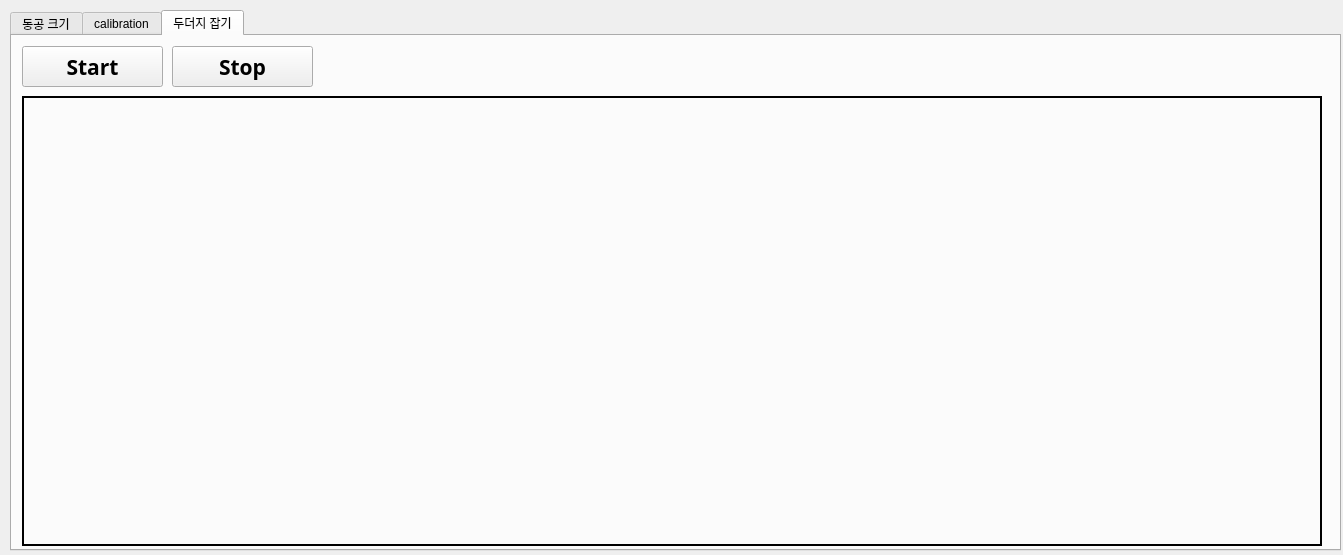
<?xml version="1.0" encoding="UTF-8"?>
<ui version="4.0">
 <class>Dialog</class>
 <widget class="QDialog" name="Dialog">
  <property name="geometry">
   <rect>
    <x>0</x>
    <y>0</y>
    <width>1343</width>
    <height>555</height>
   </rect>
  </property>
  <property name="windowTitle">
   <string>DongleDongle</string>
  </property>
  <widget class="QTabWidget" name="tabWidget">
   <property name="geometry">
    <rect>
     <x>10</x>
     <y>10</y>
     <width>1331</width>
     <height>541</height>
    </rect>
   </property>
   <property name="currentIndex">
    <number>2</number>
   </property>
   <property name="tabsClosable">
    <bool>false</bool>
   </property>
   <property name="movable">
    <bool>false</bool>
   </property>
   <property name="tabBarAutoHide">
    <bool>false</bool>
   </property>
   <widget class="QWidget" name="tab">
    <attribute name="title">
     <string>동공 크기</string>
    </attribute>
    <widget class="QLabel" name="label_1">
     <property name="geometry">
      <rect>
       <x>10</x>
       <y>10</y>
       <width>640</width>
       <height>480</height>
      </rect>
     </property>
     <property name="frameShape">
      <enum>QFrame::WinPanel</enum>
     </property>
     <property name="text">
      <string/>
     </property>
    </widget>
    <widget class="QWidget" name="verticalLayoutWidget">
     <property name="geometry">
      <rect>
       <x>660</x>
       <y>10</y>
       <width>661</width>
       <height>281</height>
      </rect>
     </property>
     <layout class="QVBoxLayout" name="verticalLayout"/>
    </widget>
    <widget class="QLabel" name="label_2">
     <property name="geometry">
      <rect>
       <x>490</x>
       <y>370</y>
       <width>160</width>
       <height>120</height>
      </rect>
     </property>
     <property name="palette">
      <palette>
       <active>
        <colorrole role="WindowText">
         <brush brushstyle="SolidPattern">
          <color alpha="255">
           <red>0</red>
           <green>0</green>
           <blue>0</blue>
          </color>
         </brush>
        </colorrole>
        <colorrole role="Button">
         <brush brushstyle="SolidPattern">
          <color alpha="255">
           <red>255</red>
           <green>255</green>
           <blue>255</blue>
          </color>
         </brush>
        </colorrole>
        <colorrole role="Light">
         <brush brushstyle="SolidPattern">
          <color alpha="255">
           <red>255</red>
           <green>255</green>
           <blue>255</blue>
          </color>
         </brush>
        </colorrole>
        <colorrole role="Midlight">
         <brush brushstyle="SolidPattern">
          <color alpha="255">
           <red>255</red>
           <green>255</green>
           <blue>255</blue>
          </color>
         </brush>
        </colorrole>
        <colorrole role="Dark">
         <brush brushstyle="SolidPattern">
          <color alpha="255">
           <red>127</red>
           <green>127</green>
           <blue>127</blue>
          </color>
         </brush>
        </colorrole>
        <colorrole role="Mid">
         <brush brushstyle="SolidPattern">
          <color alpha="255">
           <red>170</red>
           <green>170</green>
           <blue>170</blue>
          </color>
         </brush>
        </colorrole>
        <colorrole role="Text">
         <brush brushstyle="SolidPattern">
          <color alpha="255">
           <red>0</red>
           <green>0</green>
           <blue>0</blue>
          </color>
         </brush>
        </colorrole>
        <colorrole role="BrightText">
         <brush brushstyle="SolidPattern">
          <color alpha="255">
           <red>255</red>
           <green>255</green>
           <blue>255</blue>
          </color>
         </brush>
        </colorrole>
        <colorrole role="ButtonText">
         <brush brushstyle="SolidPattern">
          <color alpha="255">
           <red>0</red>
           <green>0</green>
           <blue>0</blue>
          </color>
         </brush>
        </colorrole>
        <colorrole role="Base">
         <brush brushstyle="SolidPattern">
          <color alpha="255">
           <red>255</red>
           <green>255</green>
           <blue>255</blue>
          </color>
         </brush>
        </colorrole>
        <colorrole role="Window">
         <brush brushstyle="SolidPattern">
          <color alpha="255">
           <red>255</red>
           <green>255</green>
           <blue>255</blue>
          </color>
         </brush>
        </colorrole>
        <colorrole role="Shadow">
         <brush brushstyle="SolidPattern">
          <color alpha="255">
           <red>0</red>
           <green>0</green>
           <blue>0</blue>
          </color>
         </brush>
        </colorrole>
        <colorrole role="AlternateBase">
         <brush brushstyle="SolidPattern">
          <color alpha="255">
           <red>255</red>
           <green>255</green>
           <blue>255</blue>
          </color>
         </brush>
        </colorrole>
        <colorrole role="ToolTipBase">
         <brush brushstyle="SolidPattern">
          <color alpha="255">
           <red>255</red>
           <green>255</green>
           <blue>220</blue>
          </color>
         </brush>
        </colorrole>
        <colorrole role="ToolTipText">
         <brush brushstyle="SolidPattern">
          <color alpha="255">
           <red>0</red>
           <green>0</green>
           <blue>0</blue>
          </color>
         </brush>
        </colorrole>
       </active>
       <inactive>
        <colorrole role="WindowText">
         <brush brushstyle="SolidPattern">
          <color alpha="255">
           <red>0</red>
           <green>0</green>
           <blue>0</blue>
          </color>
         </brush>
        </colorrole>
        <colorrole role="Button">
         <brush brushstyle="SolidPattern">
          <color alpha="255">
           <red>255</red>
           <green>255</green>
           <blue>255</blue>
          </color>
         </brush>
        </colorrole>
        <colorrole role="Light">
         <brush brushstyle="SolidPattern">
          <color alpha="255">
           <red>255</red>
           <green>255</green>
           <blue>255</blue>
          </color>
         </brush>
        </colorrole>
        <colorrole role="Midlight">
         <brush brushstyle="SolidPattern">
          <color alpha="255">
           <red>255</red>
           <green>255</green>
           <blue>255</blue>
          </color>
         </brush>
        </colorrole>
        <colorrole role="Dark">
         <brush brushstyle="SolidPattern">
          <color alpha="255">
           <red>127</red>
           <green>127</green>
           <blue>127</blue>
          </color>
         </brush>
        </colorrole>
        <colorrole role="Mid">
         <brush brushstyle="SolidPattern">
          <color alpha="255">
           <red>170</red>
           <green>170</green>
           <blue>170</blue>
          </color>
         </brush>
        </colorrole>
        <colorrole role="Text">
         <brush brushstyle="SolidPattern">
          <color alpha="255">
           <red>0</red>
           <green>0</green>
           <blue>0</blue>
          </color>
         </brush>
        </colorrole>
        <colorrole role="BrightText">
         <brush brushstyle="SolidPattern">
          <color alpha="255">
           <red>255</red>
           <green>255</green>
           <blue>255</blue>
          </color>
         </brush>
        </colorrole>
        <colorrole role="ButtonText">
         <brush brushstyle="SolidPattern">
          <color alpha="255">
           <red>0</red>
           <green>0</green>
           <blue>0</blue>
          </color>
         </brush>
        </colorrole>
        <colorrole role="Base">
         <brush brushstyle="SolidPattern">
          <color alpha="255">
           <red>255</red>
           <green>255</green>
           <blue>255</blue>
          </color>
         </brush>
        </colorrole>
        <colorrole role="Window">
         <brush brushstyle="SolidPattern">
          <color alpha="255">
           <red>255</red>
           <green>255</green>
           <blue>255</blue>
          </color>
         </brush>
        </colorrole>
        <colorrole role="Shadow">
         <brush brushstyle="SolidPattern">
          <color alpha="255">
           <red>0</red>
           <green>0</green>
           <blue>0</blue>
          </color>
         </brush>
        </colorrole>
        <colorrole role="AlternateBase">
         <brush brushstyle="SolidPattern">
          <color alpha="255">
           <red>255</red>
           <green>255</green>
           <blue>255</blue>
          </color>
         </brush>
        </colorrole>
        <colorrole role="ToolTipBase">
         <brush brushstyle="SolidPattern">
          <color alpha="255">
           <red>255</red>
           <green>255</green>
           <blue>220</blue>
          </color>
         </brush>
        </colorrole>
        <colorrole role="ToolTipText">
         <brush brushstyle="SolidPattern">
          <color alpha="255">
           <red>0</red>
           <green>0</green>
           <blue>0</blue>
          </color>
         </brush>
        </colorrole>
       </inactive>
       <disabled>
        <colorrole role="WindowText">
         <brush brushstyle="SolidPattern">
          <color alpha="255">
           <red>127</red>
           <green>127</green>
           <blue>127</blue>
          </color>
         </brush>
        </colorrole>
        <colorrole role="Button">
         <brush brushstyle="SolidPattern">
          <color alpha="255">
           <red>255</red>
           <green>255</green>
           <blue>255</blue>
          </color>
         </brush>
        </colorrole>
        <colorrole role="Light">
         <brush brushstyle="SolidPattern">
          <color alpha="255">
           <red>255</red>
           <green>255</green>
           <blue>255</blue>
          </color>
         </brush>
        </colorrole>
        <colorrole role="Midlight">
         <brush brushstyle="SolidPattern">
          <color alpha="255">
           <red>255</red>
           <green>255</green>
           <blue>255</blue>
          </color>
         </brush>
        </colorrole>
        <colorrole role="Dark">
         <brush brushstyle="SolidPattern">
          <color alpha="255">
           <red>127</red>
           <green>127</green>
           <blue>127</blue>
          </color>
         </brush>
        </colorrole>
        <colorrole role="Mid">
         <brush brushstyle="SolidPattern">
          <color alpha="255">
           <red>170</red>
           <green>170</green>
           <blue>170</blue>
          </color>
         </brush>
        </colorrole>
        <colorrole role="Text">
         <brush brushstyle="SolidPattern">
          <color alpha="255">
           <red>127</red>
           <green>127</green>
           <blue>127</blue>
          </color>
         </brush>
        </colorrole>
        <colorrole role="BrightText">
         <brush brushstyle="SolidPattern">
          <color alpha="255">
           <red>255</red>
           <green>255</green>
           <blue>255</blue>
          </color>
         </brush>
        </colorrole>
        <colorrole role="ButtonText">
         <brush brushstyle="SolidPattern">
          <color alpha="255">
           <red>127</red>
           <green>127</green>
           <blue>127</blue>
          </color>
         </brush>
        </colorrole>
        <colorrole role="Base">
         <brush brushstyle="SolidPattern">
          <color alpha="255">
           <red>255</red>
           <green>255</green>
           <blue>255</blue>
          </color>
         </brush>
        </colorrole>
        <colorrole role="Window">
         <brush brushstyle="SolidPattern">
          <color alpha="255">
           <red>255</red>
           <green>255</green>
           <blue>255</blue>
          </color>
         </brush>
        </colorrole>
        <colorrole role="Shadow">
         <brush brushstyle="SolidPattern">
          <color alpha="255">
           <red>0</red>
           <green>0</green>
           <blue>0</blue>
          </color>
         </brush>
        </colorrole>
        <colorrole role="AlternateBase">
         <brush brushstyle="SolidPattern">
          <color alpha="255">
           <red>255</red>
           <green>255</green>
           <blue>255</blue>
          </color>
         </brush>
        </colorrole>
        <colorrole role="ToolTipBase">
         <brush brushstyle="SolidPattern">
          <color alpha="255">
           <red>255</red>
           <green>255</green>
           <blue>220</blue>
          </color>
         </brush>
        </colorrole>
        <colorrole role="ToolTipText">
         <brush brushstyle="SolidPattern">
          <color alpha="255">
           <red>0</red>
           <green>0</green>
           <blue>0</blue>
          </color>
         </brush>
        </colorrole>
       </disabled>
      </palette>
     </property>
     <property name="frameShape">
      <enum>QFrame::WinPanel</enum>
     </property>
     <property name="text">
      <string/>
     </property>
    </widget>
    <widget class="QPushButton" name="pButton_start">
     <property name="geometry">
      <rect>
       <x>730</x>
       <y>410</y>
       <width>250</width>
       <height>80</height>
      </rect>
     </property>
     <property name="font">
      <font>
       <family>Yu Gothic UI Semibold</family>
       <pointsize>28</pointsize>
       <weight>75</weight>
       <bold>true</bold>
      </font>
     </property>
     <property name="text">
      <string>Start</string>
     </property>
    </widget>
    <widget class="QPushButton" name="pButton_finish">
     <property name="geometry">
      <rect>
       <x>1020</x>
       <y>410</y>
       <width>250</width>
       <height>80</height>
      </rect>
     </property>
     <property name="font">
      <font>
       <family>Yu Gothic UI Semibold</family>
       <pointsize>28</pointsize>
       <weight>75</weight>
       <bold>true</bold>
      </font>
     </property>
     <property name="text">
      <string>End</string>
     </property>
    </widget>
    <widget class="QGroupBox" name="groupBox">
     <property name="geometry">
      <rect>
       <x>660</x>
       <y>300</y>
       <width>361</width>
       <height>91</height>
      </rect>
     </property>
     <property name="title">
      <string/>
     </property>
     <widget class="QTextEdit" name="textEdit_size">
      <property name="geometry">
       <rect>
        <x>130</x>
        <y>10</y>
        <width>121</width>
        <height>31</height>
       </rect>
      </property>
      <property name="font">
       <font>
        <family>HY궁서B</family>
        <pointsize>14</pointsize>
       </font>
      </property>
      <property name="html">
       <string>&lt;!DOCTYPE HTML PUBLIC &quot;-//W3C//DTD HTML 4.0//EN&quot; &quot;http://www.w3.org/TR/REC-html40/strict.dtd&quot;&gt;
&lt;html&gt;&lt;head&gt;&lt;meta name=&quot;qrichtext&quot; content=&quot;1&quot; /&gt;&lt;style type=&quot;text/css&quot;&gt;
p, li { white-space: pre-wrap; }
&lt;/style&gt;&lt;/head&gt;&lt;body style=&quot; font-family:'HY궁서B'; font-size:14pt; font-weight:400; font-style:normal;&quot;&gt;
&lt;p align=&quot;center&quot; style=&quot;-qt-paragraph-type:empty; margin-top:0px; margin-bottom:0px; margin-left:0px; margin-right:0px; -qt-block-indent:0; text-indent:0px;&quot;&gt;&lt;br /&gt;&lt;/p&gt;&lt;/body&gt;&lt;/html&gt;</string>
      </property>
     </widget>
     <widget class="QLabel" name="label">
      <property name="geometry">
       <rect>
        <x>30</x>
        <y>20</y>
        <width>56</width>
        <height>12</height>
       </rect>
      </property>
      <property name="text">
       <string>Pupil Size</string>
      </property>
     </widget>
     <widget class="QLabel" name="label_3">
      <property name="geometry">
       <rect>
        <x>40</x>
        <y>60</y>
        <width>56</width>
        <height>12</height>
       </rect>
      </property>
      <property name="text">
       <string>Blink</string>
      </property>
     </widget>
     <widget class="QLabel" name="label_blinkCnt">
      <property name="geometry">
       <rect>
        <x>130</x>
        <y>50</y>
        <width>25</width>
        <height>25</height>
       </rect>
      </property>
      <property name="frameShape">
       <enum>QFrame::WinPanel</enum>
      </property>
      <property name="text">
       <string/>
      </property>
     </widget>
    </widget>
   </widget>
   <widget class="QWidget" name="tab_2">
    <attribute name="title">
     <string>calibration</string>
    </attribute>
    <widget class="QPushButton" name="pButton_cali">
     <property name="geometry">
      <rect>
       <x>10</x>
       <y>10</y>
       <width>141</width>
       <height>41</height>
      </rect>
     </property>
     <property name="font">
      <font>
       <family>Yu Gothic UI Semibold</family>
       <pointsize>16</pointsize>
       <weight>75</weight>
       <bold>true</bold>
      </font>
     </property>
     <property name="text">
      <string>Start</string>
     </property>
    </widget>
    <widget class="QLabel" name="label_cali">
     <property name="geometry">
      <rect>
       <x>10</x>
       <y>60</y>
       <width>1300</width>
       <height>450</height>
      </rect>
     </property>
     <property name="frameShape">
      <enum>QFrame::WinPanel</enum>
     </property>
     <property name="frameShadow">
      <enum>QFrame::Plain</enum>
     </property>
     <property name="text">
      <string/>
     </property>
    </widget>
    <widget class="QPushButton" name="pButton_calitest">
     <property name="geometry">
      <rect>
       <x>160</x>
       <y>10</y>
       <width>141</width>
       <height>41</height>
      </rect>
     </property>
     <property name="font">
      <font>
       <family>Yu Gothic UI Semibold</family>
       <pointsize>16</pointsize>
       <weight>75</weight>
       <bold>true</bold>
      </font>
     </property>
     <property name="text">
      <string>Test</string>
     </property>
    </widget>
    <widget class="QPushButton" name="pButton_ctstop">
     <property name="geometry">
      <rect>
       <x>298</x>
       <y>28</y>
       <width>70</width>
       <height>23</height>
      </rect>
     </property>
     <property name="font">
      <font>
       <family>Yu Gothic UI Semibold</family>
       <pointsize>10</pointsize>
       <weight>75</weight>
       <bold>true</bold>
      </font>
     </property>
     <property name="text">
      <string>Stop</string>
     </property>
    </widget>
   </widget>
   <widget class="QWidget" name="tab_3">
    <attribute name="title">
     <string>두더지 잡기</string>
    </attribute>
    <widget class="QLabel" name="label_game">
     <property name="geometry">
      <rect>
       <x>10</x>
       <y>60</y>
       <width>1300</width>
       <height>450</height>
      </rect>
     </property>
     <property name="frameShape">
      <enum>QFrame::WinPanel</enum>
     </property>
     <property name="text">
      <string/>
     </property>
    </widget>
    <widget class="QPushButton" name="pButton_gamestart">
     <property name="geometry">
      <rect>
       <x>10</x>
       <y>10</y>
       <width>141</width>
       <height>41</height>
      </rect>
     </property>
     <property name="font">
      <font>
       <family>Yu Gothic UI Semibold</family>
       <pointsize>16</pointsize>
       <weight>75</weight>
       <bold>true</bold>
      </font>
     </property>
     <property name="text">
      <string>Start</string>
     </property>
    </widget>
    <widget class="QPushButton" name="pButton_gamestop">
     <property name="geometry">
      <rect>
       <x>160</x>
       <y>10</y>
       <width>141</width>
       <height>41</height>
      </rect>
     </property>
     <property name="font">
      <font>
       <family>Yu Gothic UI Semibold</family>
       <pointsize>16</pointsize>
       <weight>75</weight>
       <bold>true</bold>
      </font>
     </property>
     <property name="text">
      <string>Stop</string>
     </property>
    </widget>
   </widget>
  </widget>
 </widget>
 <resources/>
 <connections/>
</ui>
